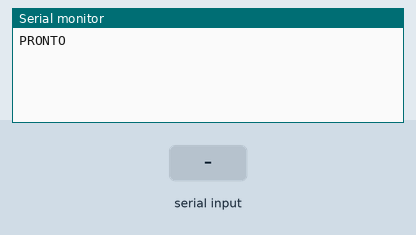
Recording of a sketch running on a simulated Arduino Uno, built with avr-gcc and run on an emulated ATmega328P. Parts: the last lines printed to the serial monitor. Inputs (shaded band) come from the test bench.

Above: at 1.2 s.
1.3 s: "90 45\n" received over Serial
At 2.4 s:
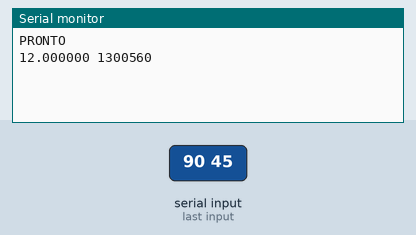
2.8 s: "R90\n" received over Serial
At 3.5 s:
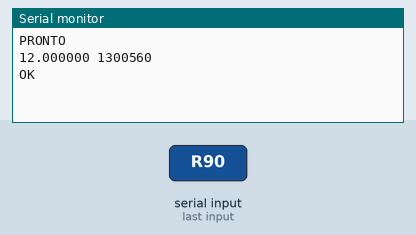

Measured:
- after the input at 1.3 s, the serial monitor: prints a new line at once (image 1)
- after the input at 2.8 s, the serial monitor: prints a new line at once (image 2)

The sketch:

controlador_arduino.ino
```cpp
/*
 * Controlador digital C(z) (projetado por lugar das raízes + Tustin)
 * rodando no Arduino em esquema hardware-in-the-loop.
 *
 * A planta é simulada no PC (hil_planta.py). A cada período T:
 *   PC -> Arduino :  "r y\n"        (referência e saída medida da planta)
 *   Arduino -> PC :  "u dt_us\n"    (sinal de controle e intervalo medido entre amostras)
 *   PC -> Arduino :  "R\n"          (zera o estado do controlador; responde "OK")
 *
 * Os coeficientes vêm de coeficientes.h, gerado por projeto_controlador.py.
 * Equação de diferenças:
 *   u[k] = B0 e[k] + B1 e[k-1] + ... - A1 u[k-1] - ...
 */
#include "coeficientes.h"

float e_hist[NB];   // e[k], e[k-1], ...
float u_hist[NA];   // u[k], u[k-1], ...
unsigned long t_anterior = 0;

void zerar() {
  for (int i = 0; i < NB; i++) e_hist[i] = 0.0f;
  for (int i = 0; i < NA; i++) u_hist[i] = 0.0f;
  t_anterior = micros();
}

float controlador(float r, float y) {
  // desloca históricos
  for (int i = NB - 1; i > 0; i--) e_hist[i] = e_hist[i - 1];
  for (int i = NA - 1; i > 0; i--) u_hist[i] = u_hist[i - 1];

  e_hist[0] = r - y;

  float u = 0.0f;
  for (int i = 0; i < NB; i++) u += B[i] * e_hist[i];
  for (int i = 1; i < NA; i++) u -= A[i] * u_hist[i];

  // saturação; guardar o valor JÁ saturado funciona como anti-windup do PI
  if (u > U_MAX) u = U_MAX;
  if (u < U_MIN) u = U_MIN;

  u_hist[0] = u;
  return u;
}

void setup() {
  Serial.begin(115200);
  Serial.setTimeout(50);
  zerar();
  Serial.println("PRONTO");
}

void loop() {
  if (!Serial.available()) return;

  String linha = Serial.readStringUntil('\n');
  linha.trim();
  if (linha.length() == 0) return;

  if (linha[0] == 'R') {
    zerar();
    Serial.println("OK");
    return;
  }

  int sep = linha.indexOf(' ');
  if (sep < 0) return;
  float r = linha.substring(0, sep).toFloat();
  float y = linha.substring(sep + 1).toFloat();

  unsigned long agora = micros();
  unsigned long dt = agora - t_anterior;
  t_anterior = agora;

  float u = controlador(r, y);

  Serial.print(u, 6);
  Serial.print(' ');
  Serial.println(dt);
}
```

coeficientes.h
```cpp
// Gerado automaticamente por projeto_controlador.py — NÃO edite à mão.
// C(z) obtido por Tustin com T = 0.01 s
// u[k] = sum(B[i]*e[k-i], i=0..NB-1) - sum(A[i]*u[k-i], i=1..NA-1)
#pragma once

#define NB 2
#define NA 2
const float B[NB] = { 2.988165680f, -2.928994083f };
const float A[NA] = { 1.000000000f, -1.000000000f };

const float U_MIN = -12.000f;
const float U_MAX = 12.000f;
const unsigned long T_US = 10000UL;
```
